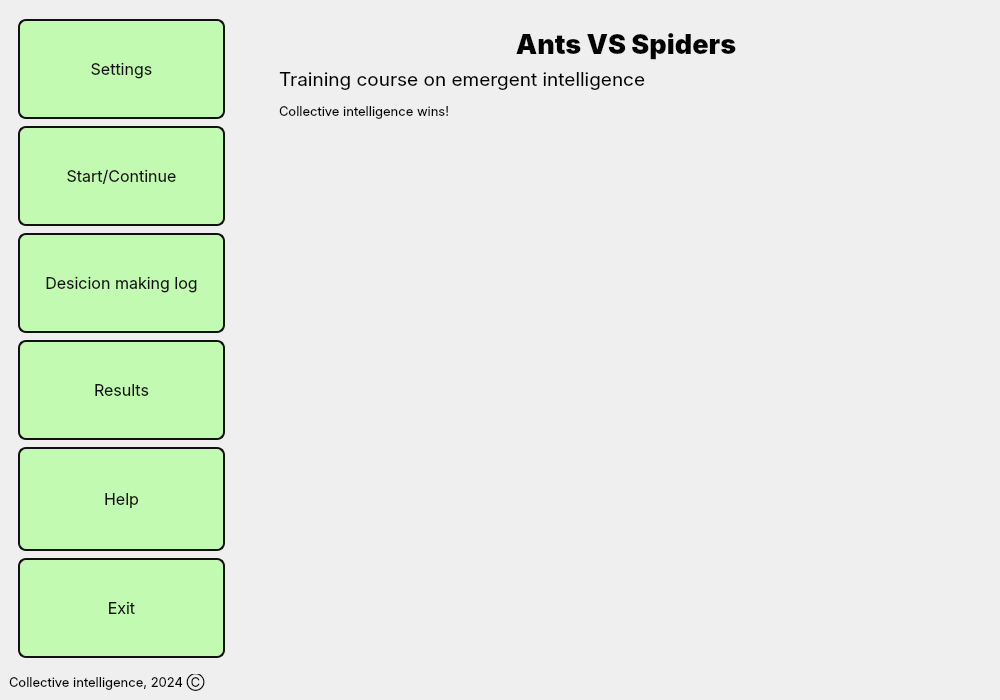
<?xml version="1.0" encoding="UTF-8"?>
<ui version="4.0">
 <class>MainWindow</class>
 <widget class="QMainWindow" name="MainWindow">
  <property name="geometry">
   <rect>
    <x>0</x>
    <y>0</y>
    <width>1000</width>
    <height>700</height>
   </rect>
  </property>
  <property name="minimumSize">
   <size>
    <width>1000</width>
    <height>700</height>
   </size>
  </property>
  <property name="windowTitle">
   <string>MainWindow</string>
  </property>
  <property name="styleSheet">
   <string notr="true">QMainWindow{
	background-color: #F0F0F0
	color: #F0F0F0
}</string>
  </property>
  <widget class="QWidget" name="centralwidget">
   <property name="autoFillBackground">
    <bool>false</bool>
   </property>
   <layout class="QVBoxLayout" name="verticalLayout_2">
    <item>
     <widget class="QWidget" name="widget_2" native="true">
      <layout class="QHBoxLayout" name="horizontalLayout">
       <item>
        <layout class="QVBoxLayout" name="verticalLayout_3">
         <property name="sizeConstraint">
          <enum>QLayout::SetDefaultConstraint</enum>
         </property>
         <property name="leftMargin">
          <number>0</number>
         </property>
         <property name="rightMargin">
          <number>0</number>
         </property>
         <item>
          <widget class="QPushButton" name="settings_button">
           <property name="maximumSize">
            <size>
             <width>354</width>
             <height>100</height>
            </size>
           </property>
           <property name="styleSheet">
            <string notr="true">QPushButton {
  align-items: left;
  background-color: #c2fab1;
  border: 2px solid #111;
  border-radius: 8px;
  box-sizing: border-box;
  color: #111;
  cursor: pointer;
  display: flex;
  font-family: Inter,sans-serif;
  font-size: 16px;
  height: 100px;
  line-height: 300px;
  max-width: 300%;
  padding: 0 25px;
  position: relative;
  text-align: center;
  text-decoration: none;
  user-select: none;
  -webkit-user-select: none;
  touch-action: manipulation;
}</string>
           </property>
           <property name="text">
            <string>Settings</string>
           </property>
          </widget>
         </item>
         <item>
          <widget class="QPushButton" name="start_button">
           <property name="maximumSize">
            <size>
             <width>354</width>
             <height>100</height>
            </size>
           </property>
           <property name="styleSheet">
            <string notr="true">QPushButton {
  align-items: center;
  background-color: #c2fab1;
  border: 2px solid #111;
  border-radius: 8px;
  box-sizing: border-box;
  color: #111;
  cursor: pointer;
  display: flex;
  font-family: Inter,sans-serif;
  font-size: 16px;
  height: 100px;
  justify-content: left;
  line-height: 300px;
  max-width: 300%;
  padding: 0 25px;
  position: relative;
  text-align: center;
  text-decoration: none;
  user-select: none;
  -webkit-user-select: none;
  touch-action: manipulation;
}</string>
           </property>
           <property name="text">
            <string>Start/Continue</string>
           </property>
          </widget>
         </item>
         <item>
          <widget class="QPushButton" name="mas_info_button">
           <property name="maximumSize">
            <size>
             <width>354</width>
             <height>100</height>
            </size>
           </property>
           <property name="styleSheet">
            <string notr="true">QPushButton {
  align-items: center;
  background-color: #c2fab1;
  border: 2px solid #111;
  border-radius: 8px;
  box-sizing: border-box;
  color: #111;
  cursor: pointer;
  display: flex;
  font-family: Inter,sans-serif;
  font-size: 16px;
  height: 100px;
  justify-content: left;
  line-height: 300px;
  max-width: 300%;
  padding: 0 25px;
  position: relative;
  text-align: center;
  text-decoration: none;
  user-select: none;
  -webkit-user-select: none;
  touch-action: manipulation;
}</string>
           </property>
           <property name="text">
            <string>Desicion making log</string>
           </property>
          </widget>
         </item>
         <item>
          <widget class="QPushButton" name="graph_button">
           <property name="maximumSize">
            <size>
             <width>354</width>
             <height>100</height>
            </size>
           </property>
           <property name="styleSheet">
            <string notr="true">QPushButton {
  align-items: center;
  background-color: #c2fab1;
  border: 2px solid #111;
  border-radius: 8px;
  box-sizing: border-box;
  color: #111;
  cursor: pointer;
  display: flex;
  font-family: Inter,sans-serif;
  font-size: 16px;
  height: 100px;
  justify-content: left;
  line-height: 300px;
  max-width: 300%;
  padding: 0 25px;
  position: relative;
  text-align: center;
  text-decoration: none;
  user-select: none;
  -webkit-user-select: none;
  touch-action: manipulation;
}</string>
           </property>
           <property name="text">
            <string>Results</string>
           </property>
          </widget>
         </item>
         <item>
          <widget class="QPushButton" name="help_button">
           <property name="styleSheet">
            <string notr="true">QPushButton {
  align-items: center;
  background-color: #c2fab1;
  border: 2px solid #111;
  border-radius: 8px;
  box-sizing: border-box;
  color: #111;
  cursor: pointer;
  display: flex;
  font-family: Inter,sans-serif;
  font-size: 16px;
  height: 100px;
  justify-content: left;
  line-height: 300px;
  max-width: 300%;
  padding: 0 25px;
  position: relative;
  text-align: center;
  text-decoration: none;
  user-select: none;
  -webkit-user-select: none;
  touch-action: manipulation;
}</string>
           </property>
           <property name="text">
            <string>Help</string>
           </property>
          </widget>
         </item>
         <item>
          <widget class="QPushButton" name="exit_button">
           <property name="maximumSize">
            <size>
             <width>354</width>
             <height>100</height>
            </size>
           </property>
           <property name="styleSheet">
            <string notr="true">QPushButton {
  align-items: center;
  background-color: #c2fab1;
  border: 2px solid #111;
  border-radius: 8px;
  box-sizing: border-box;
  color: #111;
  cursor: pointer;
  display: flex;
  font-family: Inter,sans-serif;
  font-size: 16px;
  height: 100px;
  justify-content: left;
  line-height: 300px;
  max-width: 300%;
  padding: 0 25px;
  position: relative;
  text-align: center;
  text-decoration: none;
  user-select: none;
  -webkit-user-select: none;
  touch-action: manipulation;
}</string>
           </property>
           <property name="text">
            <string>Exit</string>
           </property>
           <property name="iconSize">
            <size>
             <width>16</width>
             <height>16</height>
            </size>
           </property>
           <property name="checkable">
            <bool>false</bool>
           </property>
           <property name="autoRepeat">
            <bool>false</bool>
           </property>
           <property name="autoExclusive">
            <bool>false</bool>
           </property>
           <property name="autoDefault">
            <bool>false</bool>
           </property>
           <property name="default">
            <bool>false</bool>
           </property>
           <property name="flat">
            <bool>false</bool>
           </property>
          </widget>
         </item>
        </layout>
       </item>
       <item>
        <widget class="QWidget" name="widget" native="true">
         <property name="sizePolicy">
          <sizepolicy hsizetype="Expanding" vsizetype="Expanding">
           <horstretch>0</horstretch>
           <verstretch>0</verstretch>
          </sizepolicy>
         </property>
         <layout class="QVBoxLayout" name="verticalLayout">
          <property name="leftMargin">
           <number>48</number>
          </property>
          <item>
           <widget class="QLabel" name="label">
            <property name="styleSheet">
             <string notr="true">QLabel{
  font-family: Inter,sans-serif;
  font-size: 20px;
}</string>
            </property>
            <property name="text">
             <string>&lt;html&gt;&lt;head/&gt;&lt;body&gt;&lt;p align=&quot;center&quot;&gt;&lt;span style=&quot; font-size:20pt; font-weight:700;&quot;&gt;Ants VS Spiders&lt;/span&gt;&lt;/p&gt;&lt;/body&gt;&lt;/html&gt;</string>
            </property>
           </widget>
          </item>
          <item>
           <widget class="QLabel" name="label_2">
            <property name="styleSheet">
             <string notr="true">QLabel{
  font-family: Inter,sans-serif;
  font-size: 16px;
}
</string>
            </property>
            <property name="text">
             <string>&lt;html&gt;&lt;head/&gt;&lt;body&gt;&lt;p&gt;&lt;span style=&quot; font-size:14pt;&quot;&gt;Training course on emergent intelligence&lt;/span&gt;&lt;/p&gt;&lt;p&gt;&lt;span style=&quot; font-size:10pt;&quot;&gt;Collective intelligence wins!&lt;/span&gt;&lt;/p&gt;&lt;/body&gt;&lt;/html&gt;</string>
            </property>
           </widget>
          </item>
          <item>
           <widget class="QLabel" name="image_label">
            <property name="sizePolicy">
             <sizepolicy hsizetype="Expanding" vsizetype="Expanding">
              <horstretch>0</horstretch>
              <verstretch>0</verstretch>
             </sizepolicy>
            </property>
            <property name="text">
             <string/>
            </property>
           </widget>
          </item>
         </layout>
        </widget>
       </item>
      </layout>
     </widget>
    </item>
    <item>
     <widget class="QLabel" name="label_4">
      <property name="sizePolicy">
       <sizepolicy hsizetype="Preferred" vsizetype="Preferred">
        <horstretch>0</horstretch>
        <verstretch>0</verstretch>
       </sizepolicy>
      </property>
      <property name="styleSheet">
       <string notr="true">QLabel{
  font-family: Inter,sans-serif;
  font-size: 12px;
}</string>
      </property>
      <property name="text">
       <string>&lt;html&gt;&lt;head/&gt;&lt;body&gt;&lt;p&gt;&lt;span style=&quot; font-size:10pt;&quot;&gt;Collective intelligence, 2024 Ⓒ&lt;/span&gt;&lt;/p&gt;&lt;/body&gt;&lt;/html&gt;</string>
      </property>
     </widget>
    </item>
   </layout>
  </widget>
 </widget>
 <resources/>
 <connections/>
</ui>
